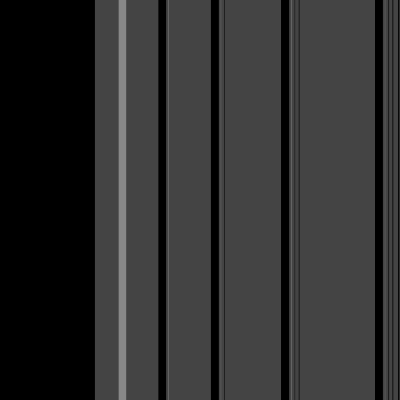
Frame 1 (no input)
Frame 60 (no input): identical to frame 1, image omitted
Frame 120 (the mouse pressed at the canvas centre since frame 60): identical to frame 1, image omitted

The p5.js sketch that drew this single still picture (run headless with seeded random() and noise() and a simulated clock; from frame 60 on, the mouse is pressed at the canvas centre):

// p5.js sketch
// ── sketch.js
function setup() {
  canvasWidth = 400, canvasHeight = 400;
  colors = {
    foreground: '#000',
    background: '#fff'
  }

  // from http://tilings.math.uni-bielefeld.de/substitution/tribonacci/
  createCanvas(canvasWidth, canvasHeight);

  background(colors.background);
  fill(colors.foreground);
  noStroke();
  // noLoop();
  frameRate(30);

  mod = 0.5;
  shrink = true;
}

modLength = 3 / 4;

function split1(x, y, length, height, depth) {
  if (depth > 0) {
    fill('#000');
    rect(x, y, length, height);
    split1(x, y, length * modLength, height, depth - 1);
    split2(x + length * modLength, y, length * (1 - modLength), height, depth);
  }
}

function split2(x, y, length, height, depth) {
  fill('#444');
  rect(x, y, length, height);
  split1(x, y, length * modLength, depth - 1);
  split3(x + length * modLength, y, length * (1 - modLength), height, depth);
}

function split3(x, y, length, height, depth) {
  fill('#888');
  rect(x, y, length, height);
  split1(x, y, length, height, depth - 1);
}

function draw() {
  background(colors.background);
  split1(0, 0, 400, 400, 5);
}

// function windowResized() {
//   resizeCanvas(windowWidth, windowHeight);
// }
